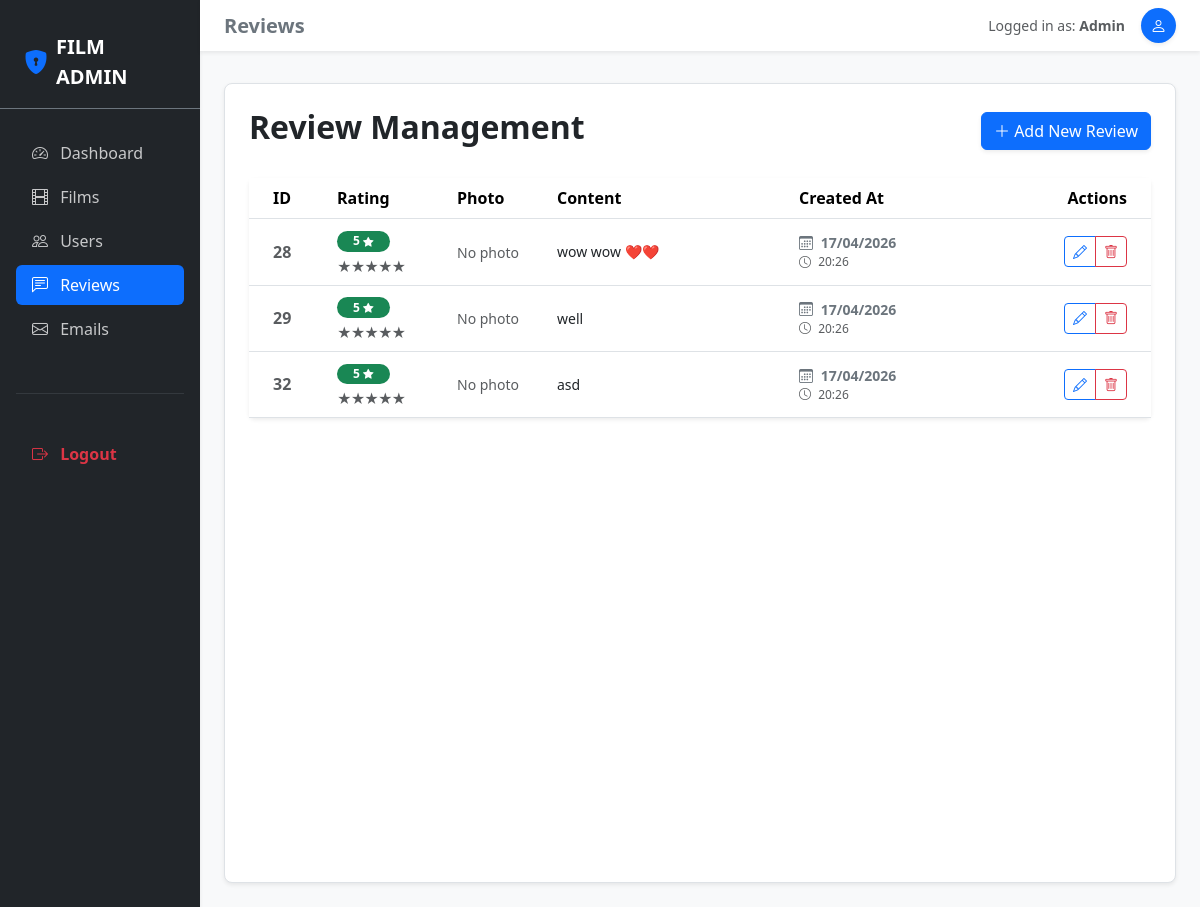
The app's page /admin.php?admin=1&page=reviews (signed in) with its own data.
### tables this page shows
CREATE TABLE `reviews` (
  `id` int(11) NOT NULL,
  `content` text NOT NULL,
  `image` text NOT NULL,
  `rating` int(5) NOT NULL,
  `userId` int(11) NOT NULL,
  `filmId` int(11) NOT NULL,
  `createdAt` int(11) NOT NULL
);

### controllers/admin/review.controller.php (called while the page is built, shortened)
<?php
require __DIR__ . "/../../services/review.service.php";
function listReviewPageAdmin()
{
    try {
        $reviews = getAllReviewsService();
        include __DIR__ . "/../../views/pages/admin/reviews/list.html.php";
        include __DIR__ . "/../../views/layouts/admin.php";
    } catch (Error $e) {
        echo $e->getMessage();
    }
}

### models/Review.php (called while the page is built, shortened)
<?php
require __DIR__ . "/../config/database.php";
function getAllReviews()
{
    global $pdo;
    $sql = "SELECT * FROM reviews";
    $stmt = $pdo->query($sql);
    return $stmt->fetchAll();
}

### services/review.service.php (called while the page is built, shortened)
<?php
require __DIR__ . "/../models/Review.php";
function getAllReviewsService()
{
    return getAllReviews() ?? [];
}

### views/pages/admin/reviews/list.html.php (the view, shortened to what this page needs)
<div class="d-flex justify-content-between align-items-center mb-4">
    <h2 class="fw-bold text-dark">Review Management</h2>
    <a href="admin.php?admin=1&page=reviews&action=create" class="btn btn-primary shadow-sm">
        <i class="bi bi-plus-lg"></i> Add New Review
    </a>
</div>
<div class="card border-0 shadow-sm">
    <div class="card-body p-0">
        <div class="table-responsive">
            <table class="table table-hover align-middle mb-0">
                <thead class="bg-light">
                    <tr>
                        <th class="ps-4" style="width: 80px;">ID</th>
                        <th style="width: 120px;">Rating</th>
                        <th style="width: 100px;">Photo</th> <th>Content</th>
                        <th style="width: 180px;">Created At</th>
                        <th class="text-end pe-4" style="width: 180px;">Actions</th>
                    </tr>
                </thead>
                <tbody>
                    <?php foreach ($reviews ?? [] as $review): ?>
                        <tr>
                            <td class="ps-4 text-muted fw-bold"><?= htmlspecialchars($review["id"]) ?></td>
                            <td>
                                <?php
                                    $rating = $review["rating"];
                                    $badgeClass = $rating >= 4 ? 'bg-success' : ($rating <= 2 ? 'bg-danger' : 'bg-warning text-dark');
                                ?>
                                <span class="badge <?= $badgeClass ?> rounded-pill px-3">
                                    <?= htmlspecialchars($rating) ?> <i class="bi bi-star-fill small"></i>
                                </span>
                                <div class="mt-1 small text-muted" style="letter-spacing: -1px;">
                                    <?= str_repeat('★', $rating) ?><?= str_repeat('☆', 5 - $rating) ?>
                                </div>
                            </td>
                            <td>
                                <?php if (!empty($review['image'])): ?>
                                    <a href="uploads/<?= htmlspecialchars($review['image']) ?>" target="_blank">
                                        <img src="uploads/<?= htmlspecialchars($review['image']) ?>"
                                             class="rounded border shadow-sm"
                                             style="width: 60px; height: 45px; object-fit: cover;"
                                         >
                                    </a>
                                <?php else: ?>
                                    <span class="text-muted small italic">No photo</span>
                                <?php endif; ?>
                            </td>
                            <td>
                                <div class="text-dark small" style="max-width: 300px;">
                                    <p class="mb-0 text-truncate-2" style="display: -webkit-box; -webkit-box-orient: vertical; overflow: hidden;">
                                        <?= htmlspecialchars($review["content"]) ?>
                                    </p>
                                </div>
                            </td>
                            <td>
                                <div class="small fw-semibold text-secondary">
                                    <i class="bi bi-calendar3 me-1"></i>
                                    <?= date('d/m/Y', strtotime($review["createdAt"])) ?>
                                </div>
                                <div class="text-muted" style="font-size: 0.75rem;">
                                    <i class="bi bi-clock me-1"></i>
                                    <?= date('H:i', strtotime($review["createdAt"])) ?>
                                </div>
                            </td>
                            <td class="text-end pe-4">
                                <div class="btn-group">
                                    <a href="admin.php?admin=<?= $_SESSION["user"]["role"] ?>&page=reviews&action=edit&id=<?= htmlspecialchars($review["id"]) ?>"
                                       class="btn btn-sm btn-outline-primary" title="Edit">
                                       <i class="bi bi-pencil"></i>
                                    </a>
                                    <a href="admin.php?admin=<?= $_SESSION["user"]["role"] ?>&page=reviews&action=delete&id=<?= htmlspecialchars($review["id"]) ?>"
                                       class="btn btn-sm btn-outline-danger"
                                       onclick="return confirm('Delete this review and its photo permanently?')" title="Delete">
                                       <i class="bi bi-trash"></i>
                                    </a>
                                </div>
                            </td>
                        </tr>
                    <?php endforeach; ?>
                </tbody>
            </table>
        </div>
    </div>
</div>

### records on screen
reviews: id "28", rating "5", rating "★★★★★", image "No photo", content "wow wow ❤️❤️", createdAt "17/04/2026", createdAt "20:26"
reviews: id "29", rating "5", rating "★★★★★", image "No photo", content "well", createdAt "17/04/2026", createdAt "20:26"
reviews: id "32", rating "5", rating "★★★★★", image "No photo", content "asd", createdAt "17/04/2026", createdAt "20:26"

### other values on screen
$header "Reviews"
